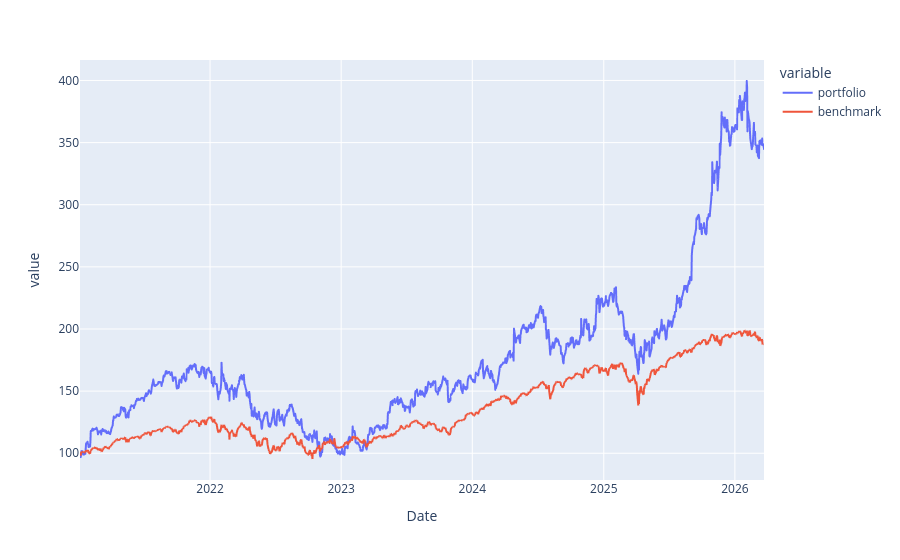

The code cell stored with this chart in its notebook:
### Code cell
import plotly.express as px

px.line(df)

### Figure 1 — Plotly figure (JSON) as saved in the notebook; plotly's stock layout.template omitted (floating-point values rounded to 4 significant figures; data arrays with more than 128 entries replaced by an {"elided": "..."} marker saying what was removed)
{"data": [{"hovertemplate": "variable=portfolio<br>Date=%{x}<br>value=%{y}<extra></extra>", "legendgroup": "portfolio", "line": {"color": "#636efa", "dash": "solid"}, "marker": {"symbol": "circle"}, "mode": "lines", "name": "portfolio", "showlegend": true, "type": "scattergl", "x": {"elided": "1310 str values"}, "xaxis": "x", "y": {"elided": "1310 float values"}, "yaxis": "y"}, {"hovertemplate": "variable=benchmark<br>Date=%{x}<br>value=%{y}<extra></extra>", "legendgroup": "benchmark", "line": {"color": "#EF553B", "dash": "solid"}, "marker": {"symbol": "circle"}, "mode": "lines", "name": "benchmark", "showlegend": true, "type": "scattergl", "x": {"elided": "1310 str values"}, "xaxis": "x", "y": {"elided": "1310 float values"}, "yaxis": "y"}], "layout": {"legend": {"title": {"text": "variable"}, "tracegroupgap": 0}, "margin": {"t": 60}, "xaxis": {"anchor": "y", "domain": [0, 1], "title": {"text": "Date"}}, "yaxis": {"anchor": "x", "domain": [0, 1], "title": {"text": "value"}}}}
